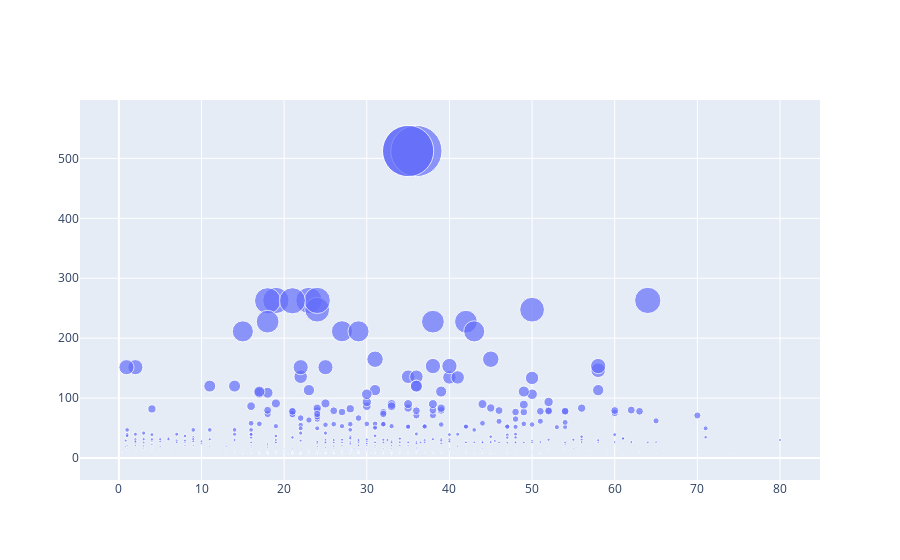

Notebook code for this chart:
### Code cell
fig=go.Figure()
fig.add_trace(go.Scatter(x=titanic.age,y=titanic.fare, mode="markers", marker_size=titanic["fare"]/10))

### Figure 1 — Plotly figure (JSON) as saved in the notebook; plotly's stock layout.template omitted (floating-point values rounded to 4 significant figures; data arrays with more than 128 entries replaced by an {"elided": "..."} marker saying what was removed)
{"data": [{"marker": {"size": {"elided": "891 float values"}}, "mode": "markers", "type": "scatter", "x": {"elided": "891 float values"}, "y": {"elided": "891 float values"}}], "layout": {}}
